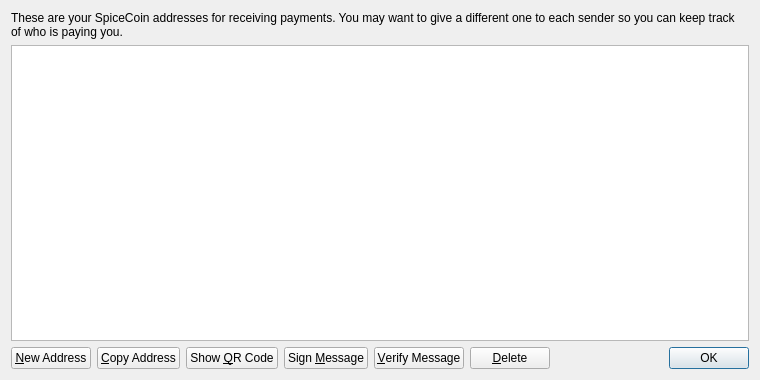
<?xml version="1.0" encoding="UTF-8"?>
<ui version="4.0">
 <class>AddressBookPage</class>
 <widget class="QWidget" name="AddressBookPage">
  <property name="geometry">
   <rect>
    <x>0</x>
    <y>0</y>
    <width>760</width>
    <height>380</height>
   </rect>
  </property>
  <property name="windowTitle">
   <string>Address Book</string>
  </property>
  <layout class="QVBoxLayout" name="verticalLayout">
   <item>
    <widget class="QLabel" name="labelExplanation">
     <property name="text">
      <string>These are your SpiceCoin addresses for receiving payments. You may want to give a different one to each sender so you can keep track of who is paying you.</string>
     </property>
     <property name="textFormat">
      <enum>Qt::PlainText</enum>
     </property>
     <property name="wordWrap">
      <bool>true</bool>
     </property>
    </widget>
   </item>
   <item>
    <widget class="QTableView" name="tableView">
     <property name="contextMenuPolicy">
      <enum>Qt::CustomContextMenu</enum>
     </property>
     <property name="toolTip">
      <string>Double-click to edit address or label</string>
     </property>
     <property name="tabKeyNavigation">
      <bool>false</bool>
     </property>
     <property name="alternatingRowColors">
      <bool>true</bool>
     </property>
     <property name="selectionMode">
      <enum>QAbstractItemView::SingleSelection</enum>
     </property>
     <property name="selectionBehavior">
      <enum>QAbstractItemView::SelectRows</enum>
     </property>
     <property name="sortingEnabled">
      <bool>true</bool>
     </property>
     <attribute name="verticalHeaderVisible">
      <bool>false</bool>
     </attribute>
    </widget>
   </item>
   <item>
    <layout class="QHBoxLayout" name="horizontalLayout">
     <item>
      <widget class="QPushButton" name="newAddressButton">
       <property name="toolTip">
        <string>Create a new address</string>
       </property>
       <property name="text">
        <string>&amp;New Address</string>
       </property>
       <property name="icon">
        <iconset resource="../bitcoin.qrc">
         <normaloff>:/icons/add</normaloff>:/icons/add</iconset>
       </property>
      </widget>
     </item>
     <item>
      <widget class="QPushButton" name="copyToClipboard">
       <property name="toolTip">
        <string>Copy the currently selected address to the system clipboard</string>
       </property>
       <property name="text">
        <string>&amp;Copy Address</string>
       </property>
       <property name="icon">
        <iconset resource="../bitcoin.qrc">
         <normaloff>:/icons/editcopy</normaloff>:/icons/editcopy</iconset>
       </property>
      </widget>
     </item>
     <item>
      <widget class="QPushButton" name="showQRCode">
       <property name="text">
        <string>Show &amp;QR Code</string>
       </property>
       <property name="icon">
        <iconset resource="../bitcoin.qrc">
         <normaloff>:/icons/qrcode</normaloff>:/icons/qrcode</iconset>
       </property>
      </widget>
     </item>
     <item>
      <widget class="QPushButton" name="signMessage">
       <property name="toolTip">
        <string>Sign a message to prove you own a SpiceCoin address</string>
       </property>
       <property name="text">
        <string>Sign &amp;Message</string>
       </property>
       <property name="icon">
        <iconset resource="../bitcoin.qrc">
         <normaloff>:/icons/edit</normaloff>:/icons/edit</iconset>
       </property>
      </widget>
     </item>
     <item>
      <widget class="QPushButton" name="verifyMessage">
       <property name="toolTip">
        <string>Verify a message to ensure it was signed with a specified SpiceCoin address</string>
       </property>
       <property name="text">
        <string>&amp;Verify Message</string>
       </property>
       <property name="icon">
        <iconset resource="../bitcoin.qrc">
         <normaloff>:/icons/transaction_0</normaloff>:/icons/transaction_0</iconset>
       </property>
      </widget>
     </item>
     <item>
      <widget class="QPushButton" name="deleteButton">
       <property name="toolTip">
        <string>Delete the currently selected address from the list</string>
       </property>
       <property name="text">
        <string>&amp;Delete</string>
       </property>
       <property name="icon">
        <iconset resource="../bitcoin.qrc">
         <normaloff>:/icons/remove</normaloff>:/icons/remove</iconset>
       </property>
      </widget>
     </item>
     <item>
      <spacer name="horizontalSpacer">
       <property name="orientation">
        <enum>Qt::Horizontal</enum>
       </property>
       <property name="sizeHint" stdset="0">
        <size>
         <width>40</width>
         <height>20</height>
        </size>
       </property>
      </spacer>
     </item>
     <item>
      <widget class="QDialogButtonBox" name="buttonBox">
       <property name="sizePolicy">
        <sizepolicy hsizetype="Maximum" vsizetype="Fixed">
         <horstretch>0</horstretch>
         <verstretch>0</verstretch>
        </sizepolicy>
       </property>
       <property name="standardButtons">
        <set>QDialogButtonBox::Ok</set>
       </property>
      </widget>
     </item>
    </layout>
   </item>
  </layout>
 </widget>
 <resources>
  <include location="../bitcoin.qrc"/>
 </resources>
 <connections/>
</ui>
